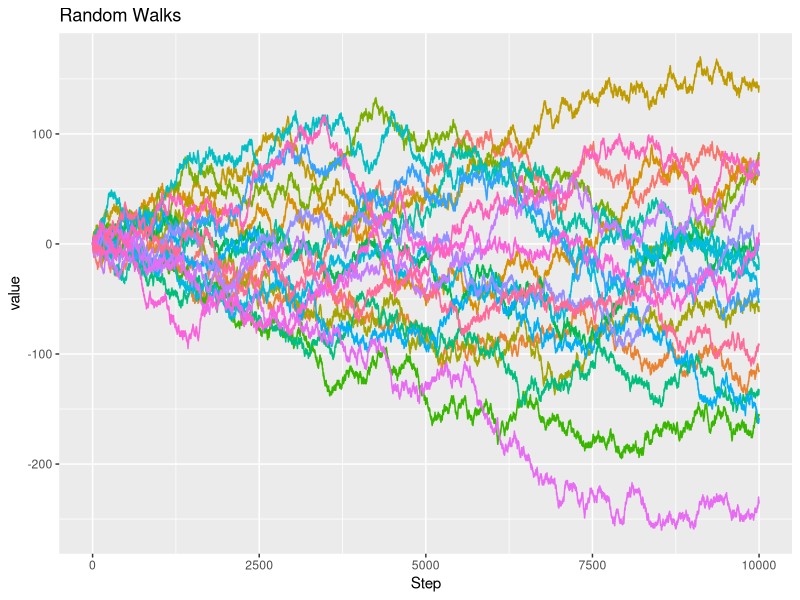
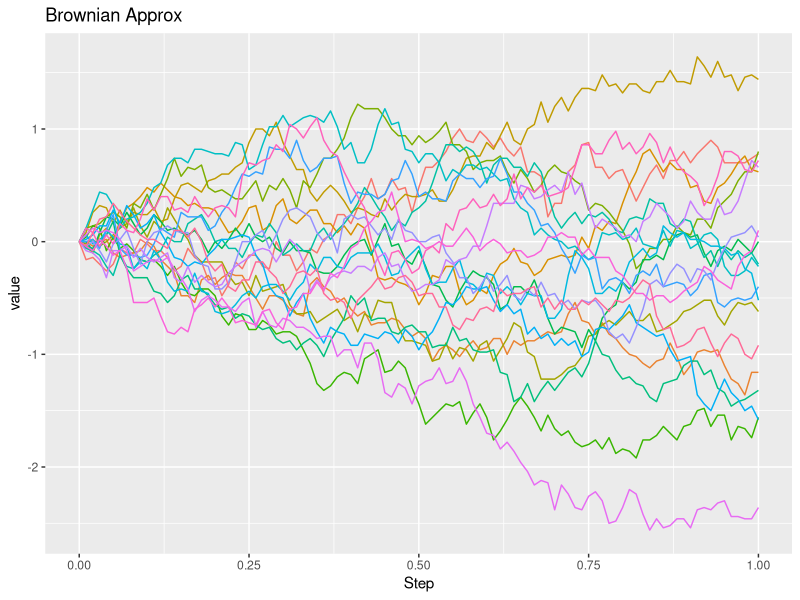
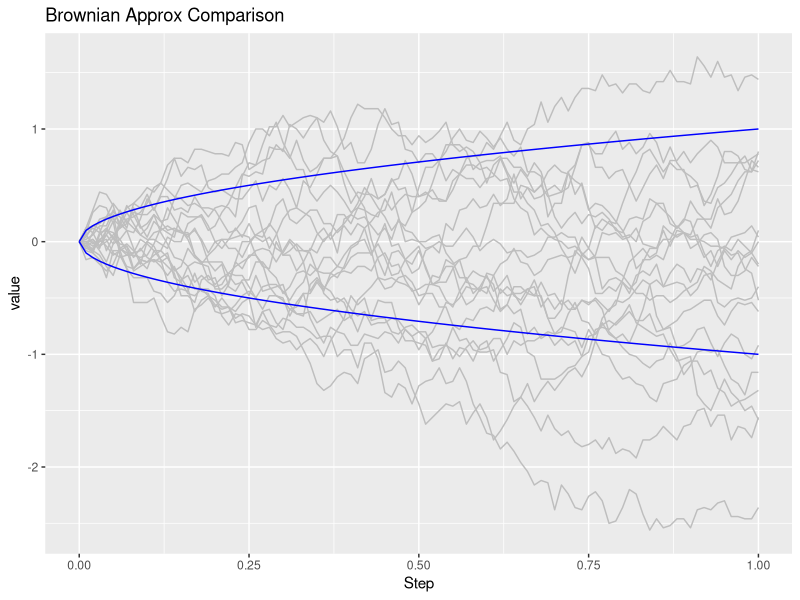

Write the R code that produced these figures, in order.
library("ggplot2")
library("reshape2")
start<-0
end<-1
size<-.01
i=20
N<-10000
pn<-1/2

Yt<-function(x,i){1/sqrt(N)*df[trunc(N*x)+1,i]}


  columns<-c("Step",1:i)
  df = data.frame(matrix(nrow = N+1, ncol = length(columns))) 
  colnames(df) = columns
  df$Step<-c(0:N)
  for(j in 1:i){
    e<-rbinom(N,1,pn)*2-1 
    df[,j+1]<-c(append(cumsum(e),0,after=0))
  }
  df
  df_long <- melt(df, id= c("Step")) 
  ggplot(data = df_long, aes(x = Step, y = value, color = variable)) +
    geom_step()+theme(legend.position="none")+ ggtitle('Random Walks')
  
  dfb<-data.frame(matrix(nrow = length(seq(start,end,size)), ncol = length(columns))) 
  colnames(dfb) = columns
  t<-seq(start,end,size)
  dfb$Step<-t
  for(j in 1:i){
    
    dfb[,j+1]<-Yt(dfb$Step,j+1) 
  }
  dfb_long <- melt(dfb, id= c("Step")) 
  ggplot(data = dfb_long, aes(x = Step, y = value, color = variable)) +
    geom_line()+theme(legend.position="none")+ ggtitle('Brownian Approx')

##comparar con graficas
  f<-sqrt(t)
  f2<- -sqrt(t)
  dfc<-data.frame(dfb,f,f2)

  dfc_long <- melt(dfc, id= c("Step")) 
  ggplot(data = dfc_long, aes(x = Step, y = value, color = variable)) +
    geom_line()+theme(legend.position="none")+ 
    scale_color_manual(values = c(rep("gray", 20),"blue","blue")) + 
    ggtitle('Brownian Approx Comparison')
